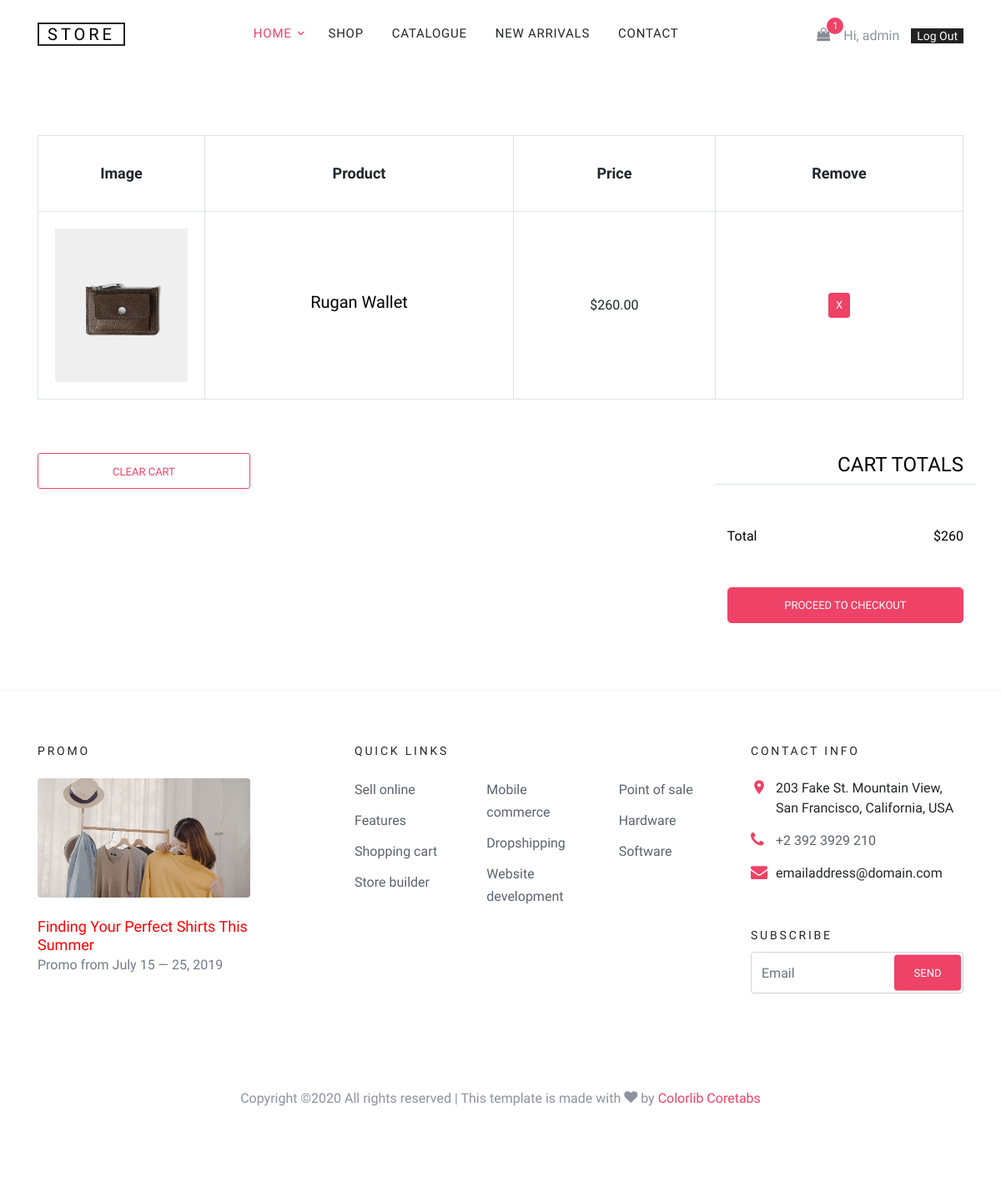
The page /carts/ (signed in) on the database as committed earlier.
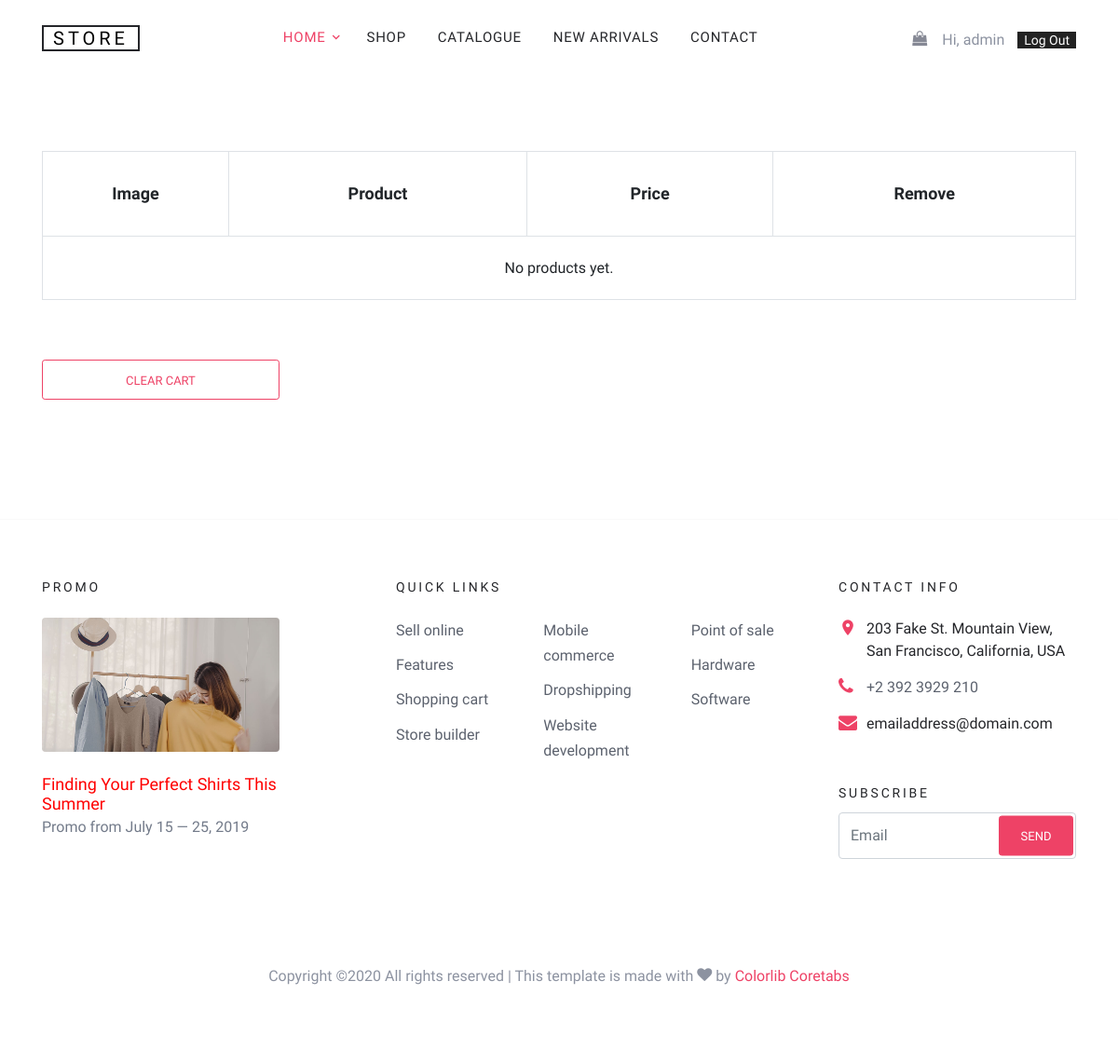
The same page on the database as committed later.
### carts/models.py (models this page shows, shortened)
class Cart(models.Model):
    user = models.OneToOneField(User, related_name='cart', on_delete=models.CASCADE)
    items = models.ManyToManyField(Product)
    updated_at = models.DateTimeField(auto_now=True)
    def total_price(self):
        total = 0
        for item in self.items.all():
            total += item.price
        return total

### products/models.py (models this page shows, shortened)
class Product(models.Model):
    brand = models.CharField(max_length=100)
    title = models.CharField(max_length=100)
    description = models.TextField(max_length=500, blank=True, null=True)
    price = models.PositiveIntegerField()
    image = models.ImageField(upload_to='products/', null=True)
    created_date = models.DateTimeField(default=now, editable=False)

### carts/views.py (the view)
# urls.py: path('carts/', cart, name='cart'),
@login_required
def cart(request):
    return render(request, 'carts/cart.html', {'cart': request.user.cart})

### templates/carts/cart.html (shortened to what this page needs)
{% extends "base.html" %}
{% block content %}
<div class="site-section">
    <div class="container">
        <div class="row mb-5">
            <form class="col-md-12" method="post">
                <div class="site-blocks-table">
                    <table class="table table-bordered">
                        <thead>
                        <tr>
                            <th class="product-thumbnail">Image</th>
                            <th class="product-name">Product</th>
                            <th class="product-price">Price</th>
                            <th class="product-remove">Remove</th>
                        </tr>
                        </thead>
                        <tbody>
                        {% for product in cart.items.all %}
                        <tr>
                            <td class="product-thumbnail">
                                <img src="{{ product.image.url }}" alt="Image" class="img-fluid">
                            </td>
                            <td class="product-name">
                                <h2 class="h5 text-black">{{ product.title | capfirst }}</h2>
                            </td>
                            <td>${{ product.price | floatformat:2 }}</td>
                            <td><a href="{% url 'remove_from_cart' product_id=product.id %}"
                                   class="btn btn-primary height-auto btn-sm">X</a></td>
                        </tr>
                        {% empty %}
                        <tr>
                            <td colspan="4">No products yet.</td>
                        </tr>
                        {% endfor %}
                        </tbody>
                    </table>
                </div>
            </form>
        </div>
        <div class="row">
            <div class="col-md-6">
                <div class="row mb-5">
                    <div class="col-md-6">
                        <a class="btn btn-outline-primary btn-sm btn-block" href="{% url 'clear_cart' %}">Clear Cart</a>
                    </div>
                </div>
            </div>
            {% if cart.items.all.count > 0 %}
            <div class="col-md-6 pl-5">
                <div class="row justify-content-end">
                    <div class="col-md-7">
                        <div class="row">
                            <div class="col-md-12 text-right border-bottom mb-5">
                                <h3 class="text-black h4 text-uppercase">Cart Totals</h3>
                            </div>
                        </div>
                        <div class="row mb-5">
                            <div class="col-md-6">
                                <span class="text-black">Total</span>
                            </div>
                            <div class="col-md-6 text-right">
                                <strong class="text-black">${{ cart.total_price }}</strong>
                            </div>
                        </div>
                        <div class="row">
                            <div class="col-md-12">
                                <a class="btn btn-primary btn-lg btn-block" href="{% url 'order' %}">Proceed To
                                    Checkout</a>
                            </div>
                        </div>
                    </div>
                </div>
            </div>
            {% endif%}
        </div>
    </div>
</div>
{% endblock %}

### templates/base.html (shortened to what the changed rows need)
{% load static %}
<!DOCTYPE html>
<html lang="en">
<head>
    <link rel="stylesheet" href="{% static 'fonts/icomoon/style.css' %}">
    <link rel="stylesheet" href="{% static 'css/bootstrap.min.css' %}">
    <link rel="stylesheet" href="{% static 'css/magnific-popup.css' %}">
    <link rel="stylesheet" href="{% static 'css/jquery-ui.css' %}">
    <link rel="stylesheet" href="{% static 'css/owl.carousel.min.css' %}">
    <link rel="stylesheet" href="{% static 'css/owl.theme.default.min.css' %}">
    <link rel="stylesheet" href="{% static 'css/aos.css' %}">
    <link rel="stylesheet" href="{% static 'css/style.css' %}">
</head>
<body>
<div class="site-wrap">
    <div class="site-navbar bg-white py-2">
        <div class="container">
            <div class="d-flex align-items-center justify-content-between">
                <div class="icons">
                    <a href="{% url 'cart' %}" class="icons-btn d-inline-block bag">
                        <span class="icon-shopping-bag"></span>
                        {% if request.user.cart.items.all|length > 0 %}
                        <span class="number"> {{ request.user.cart.items.all|length }} </span>
                        {% endif %}
                    </a>
                    {% if user.is_authenticated %}
                    <span>Hi, {{ user.username }}</span>
                    <a href="{% url 'logout' %}" class="logout-btn">Log Out</a>
                    {% else %}
                    <a href="{% url 'login' %}">Login</a>
                    {% endif %}
                </div>
            </div>
        </div>
    </div>
    <main>
        {% block content %}{% endblock %}
    </main>
  </div>
</body>
</html>
</html>

Rows that differ between the two databases and show on the page:
removed Product: image (picture), title "Rugan Wallet", price "260.00"
no longer on this page (row edited): Cart: total_price "260"
Other text that changed with them:
{{ request.user.cart.items.all|length }}: "1" → (not shown)
text no longer shown: "CART TOTALS Total $ PROCEED TO CHECKOUT"
text now shown: "No products yet."
